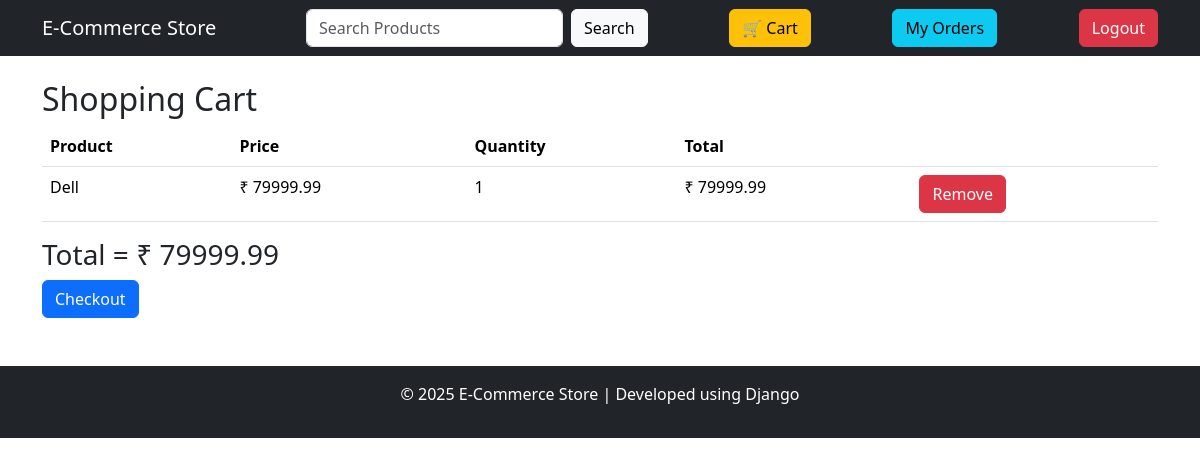
The app's page /cart/ (signed in) with its own data.
### store/models.py (models this page shows, shortened)
class Cart(models.Model):
    user = models.ForeignKey(
        User,
        on_delete=models.CASCADE
    )
    product = models.ForeignKey(
        Product,
        on_delete=models.CASCADE
    )
    quantity = models.PositiveIntegerField(
        default=1
    )

class Product(models.Model):
    category = models.ForeignKey(
        Category,
        on_delete=models.CASCADE
    )
    name = models.CharField(max_length=200)
    description = models.TextField()
    price = models.DecimalField(
        max_digits=10,
        decimal_places=2
    )
    image = models.ImageField(
        upload_to="products/"
    )
    stock = models.IntegerField(
        default=0
    )
    created_at = models.DateTimeField(
        auto_now_add=True
    )

### store/views.py (the view)
# urls.py: path('cart/', views.cart, name='cart'),
@login_required
def cart(request):
    cart_items = Cart.objects.filter(user=request.user)
    total = 0
    for item in cart_items:
        total += item.product.price * item.quantity
    return render(request, 'cart.html', {
        'cart_items': cart_items,
        'total': total
    })

### templates/cart.html
{% extends 'base.html' %}
{% block content %}
<h2>Shopping Cart</h2>
<table class="table">
    <tr>
        <th>Product</th>
        <th>Price</th>
        <th>Quantity</th>
        <th>Total</th>
        <th></th>
    </tr>
    {% for item in cart_items %}
    <tr>
        <td>{{ item.product.name }}</td>
        <td>₹ {{ item.product.price }}</td>
        <td>{{ item.quantity }}</td>
        <td>₹ {{ item.product.price|floatformat:2 }}</td>
        <td>
            <a href="{% url 'remove_from_cart' item.id %}"
               class="btn btn-danger">
                Remove
            </a>
        </td>
    </tr>
    {% endfor %}
</table>
<h3>Total = ₹ {{ total }}</h3>
<a href="{% url 'checkout' %}" class="btn btn-primary">
    Checkout
</a>
{% endblock %}

### records on screen
Cart: product.name "Dell", product.price "79999.99", quantity "1"

### other values on screen
{{ total }} "79999.99"
